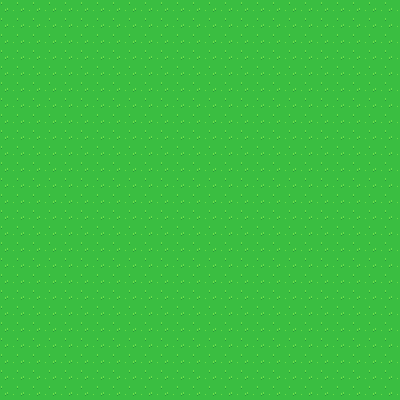

Below is a game level as drawn by its tile map, then a one-line description and the .tmx file that defines it, in full:
An orthogonal 25x25 tile map with 16x16 px tiles, 2 tile layers (Kachelebene 1, Bridge).

<map version="1.5" tiledversion="1.6.0" orientation="orthogonal" renderorder="right-down" width="25" height="25" tilewidth="16" tileheight="16" infinite="0" nextlayerid="3" nextobjectid="1">
 <tileset firstgid="1" source="Overworld.tsx" />
 <layer id="1" name="Kachelebene 1" width="25" height="25">
  <data encoding="csv">
409,409,409,409,409,409,409,409,409,409,409,409,409,409,409,409,409,409,409,409,409,409,409,409,409,
409,409,409,409,409,409,409,409,409,409,409,409,409,409,409,409,409,409,409,409,409,409,409,409,409,
409,409,409,409,409,409,409,409,409,409,409,409,409,409,409,409,409,409,409,409,409,409,409,409,409,
409,409,409,409,409,409,409,409,409,409,409,409,409,409,409,409,409,409,409,409,409,409,409,409,409,
409,409,409,409,409,409,409,409,409,409,409,409,409,409,409,409,409,409,409,409,409,409,409,409,409,
409,409,409,409,409,409,409,409,409,409,409,409,409,409,409,409,409,409,409,409,409,409,409,409,409,
409,409,409,409,409,409,409,409,409,409,409,409,409,409,409,409,409,409,409,409,409,409,409,409,409,
409,409,409,409,409,409,409,409,409,409,409,409,409,409,409,409,409,409,409,409,409,409,409,409,409,
409,409,409,409,409,409,409,409,409,409,409,409,409,409,409,409,409,409,409,409,409,409,409,409,409,
409,409,409,409,409,409,409,409,409,409,409,409,409,409,409,409,409,409,409,409,409,409,409,409,409,
409,409,409,409,409,409,409,409,409,409,409,409,409,409,409,409,409,409,409,409,409,409,409,409,409,
409,409,409,409,409,409,409,409,409,409,409,409,409,409,409,409,409,409,409,409,409,409,409,409,409,
409,409,409,409,409,409,409,409,409,409,409,409,409,409,409,409,409,409,409,409,409,409,409,409,409,
409,409,409,409,409,409,409,409,409,409,409,409,409,409,409,409,409,409,409,409,409,409,409,409,409,
409,409,409,409,409,409,409,409,409,409,409,409,409,409,409,409,409,409,409,409,409,409,409,409,409,
409,409,409,409,409,409,409,409,409,409,409,409,409,409,409,409,409,409,409,409,409,409,409,409,409,
409,409,409,409,409,409,409,409,409,409,409,409,409,409,409,409,409,409,409,409,409,409,409,409,409,
409,409,409,409,409,409,409,409,409,409,409,409,409,409,409,409,409,409,409,409,409,409,409,409,409,
409,409,409,409,409,409,409,409,409,409,409,409,409,409,409,409,409,409,409,409,409,409,409,409,409,
409,409,409,409,409,409,409,409,409,409,409,409,409,409,409,409,409,409,409,409,409,409,409,409,409,
409,409,409,409,409,409,409,409,409,409,409,409,409,409,409,409,409,409,409,409,409,409,409,409,409,
409,409,409,409,409,409,409,409,409,409,409,409,409,409,409,409,409,409,409,409,409,409,409,409,409,
409,409,409,409,409,409,409,409,409,409,409,409,409,409,409,409,409,409,409,409,409,409,409,409,409,
409,409,409,409,409,409,409,409,409,409,409,409,409,409,409,409,409,409,409,409,409,409,409,409,409,
409,409,409,409,409,409,409,409,409,409,409,409,409,409,409,409,409,409,409,409,409,409,409,409,409
</data>
 </layer>
 <layer id="2" name="Bridge" width="25" height="25">
  <data encoding="csv">
0,0,0,0,0,0,0,0,0,0,0,0,0,0,0,0,0,0,0,0,0,0,0,0,0,
0,0,0,0,0,0,0,0,0,0,0,0,0,0,0,0,0,0,0,0,0,0,0,0,0,
0,0,0,0,0,0,0,0,0,0,0,0,0,0,0,0,0,0,0,0,0,0,0,0,0,
0,0,0,0,0,0,0,0,0,0,0,0,0,0,0,0,0,0,0,0,0,0,0,0,0,
0,0,0,0,0,0,0,0,0,0,0,0,0,0,0,0,0,0,0,0,0,0,0,0,0,
0,0,0,0,0,0,0,0,0,0,0,0,0,0,0,0,0,0,0,0,0,0,0,0,0,
0,0,0,0,0,0,0,0,0,0,0,0,0,0,0,0,0,0,0,0,0,0,0,0,0,
0,0,0,0,0,0,0,0,0,0,0,0,0,0,0,0,0,0,0,0,0,0,0,0,0,
0,0,0,0,0,0,0,0,0,0,0,0,0,0,0,0,0,0,0,0,0,0,0,0,0,
0,0,0,0,0,0,0,0,0,0,0,0,0,0,0,0,0,0,0,0,0,0,0,0,0,
0,0,0,0,0,0,0,0,0,0,0,0,0,0,0,0,0,0,0,0,0,0,0,0,0,
0,0,0,0,0,0,0,0,0,0,0,0,0,0,0,0,0,0,0,0,0,0,0,0,0,
0,0,0,0,0,0,0,0,0,0,0,0,0,0,0,0,0,0,0,0,0,0,0,0,0,
0,0,0,0,0,0,0,0,0,0,0,0,0,0,0,0,0,0,0,0,0,0,0,0,0,
0,0,0,0,0,0,0,0,0,0,0,0,0,0,0,0,0,0,0,0,0,0,0,0,0,
0,0,0,0,0,0,0,0,0,0,0,0,0,0,0,0,0,0,0,0,0,0,0,0,0,
0,0,0,0,0,0,0,0,0,0,0,0,0,0,0,0,0,0,0,0,0,0,0,0,0,
0,0,0,0,0,0,0,0,0,0,0,0,0,0,0,0,0,0,0,0,0,0,0,0,0,
0,0,0,0,0,0,0,0,0,0,0,0,0,0,0,0,0,0,0,0,0,0,0,0,0,
0,0,0,0,0,0,0,0,0,0,0,0,0,0,0,0,0,0,0,0,0,0,0,0,0,
0,0,0,0,0,0,0,0,0,0,0,0,0,0,0,0,0,0,0,0,0,0,0,0,0,
0,0,0,0,0,0,0,0,0,0,0,0,0,0,0,0,0,0,0,0,0,0,0,0,0,
0,0,0,0,0,0,0,0,0,0,0,0,0,0,0,0,0,0,0,0,0,0,0,0,0,
0,0,0,0,0,0,0,0,0,0,0,0,0,0,0,0,0,0,0,0,0,0,0,0,0,
0,0,0,0,0,0,0,0,0,0,0,0,0,0,0,0,0,0,0,0,0,0,0,0,0
</data>
 </layer>
</map>
